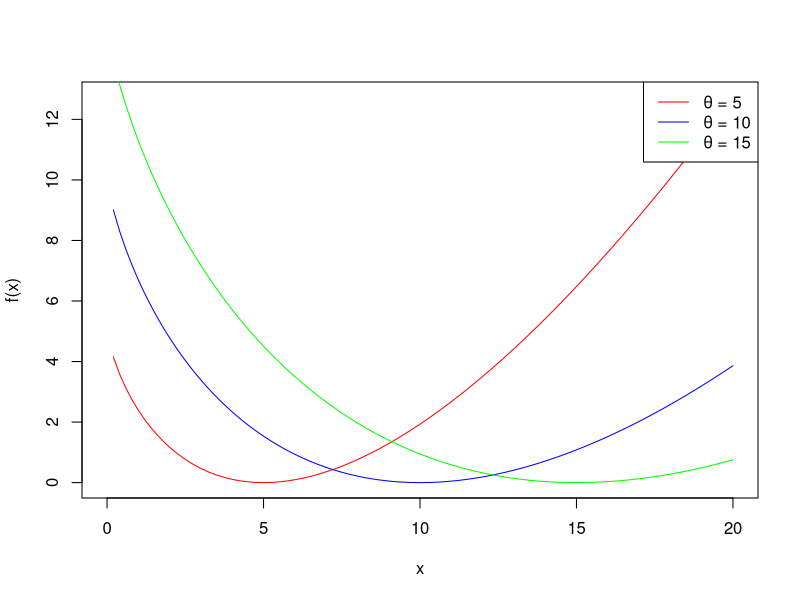
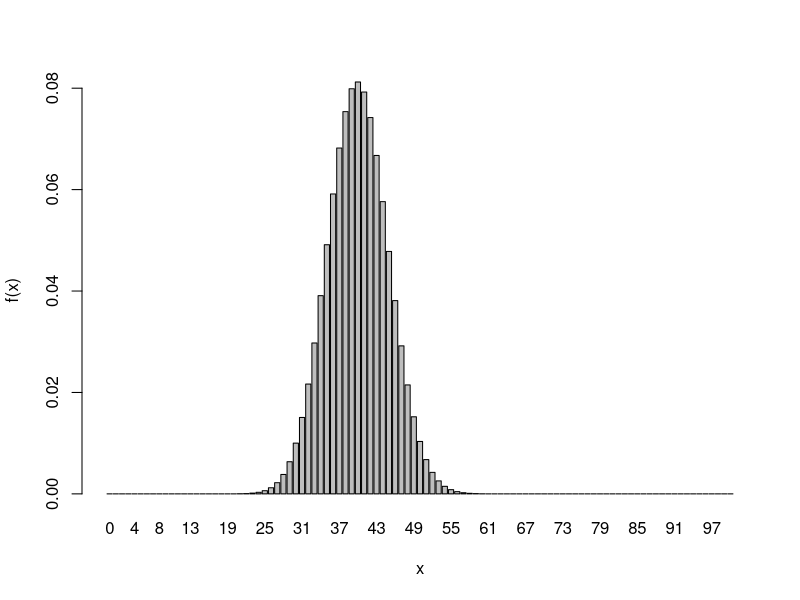
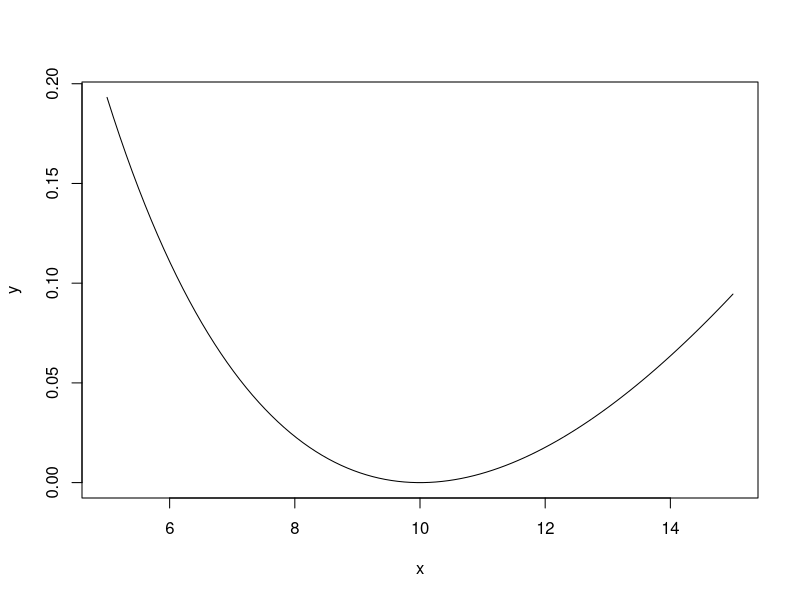

The R source for these figures, in order:
# Considere a função f(x;θ) = (x * log(x/θ) − x + θ)
# Implemente a função e desenhe seu gráfico com θ=10

x <- seq(0, 20, l = 100)
fx <- function(x, theta) {
  out <- x * log(x / theta) - x + theta
  return(out)
}
thetas <- c(5, 10, 15)
colors <- c("red", "blue", "green")
y <- fx(x = x, theta = thetas[1])
plot(x, y, type = "l", col = colors[1], xlab = "x", ylab = "f(x)")

for (i in 2:length(thetas)) {
  y <- fx(x = x, theta = thetas[i])
  lines(x, y, col = colors[i])
}

legend("topright", legend = paste("θ =", thetas), col = colors, lty = 1)

# Considere a função f(x;θ)=(100/x)exp{x*log(θ/1−θ)+100log(1−θ)}
# Implemente a função e desenhe seu gráfico considerando θ=0.40
x <- 0:100
fx <- function(x, theta) {
  out <- choose(n = 100, k = x) * exp(x * log(theta / (1 - theta)) + 100 * log(1 - theta)) # nolint
  return(out)
}
y <- fx(x = x, theta = 0.4)
barplot(y, names.arg = x, xlab = "x", ylab = "f(x)")

# Considere a função f(x;θ) = ∑ni=1 (xi/θ−log{xi/θ}−1)
# Implemente a função e desenhe seu gráfico considerando θ=10
x <- seq(5, 15, l = 100)
fx <- function(x, theta) {
  out <- (x / theta) - log(x / theta) - 1
  return(out)
}
y <- fx(x = x, theta = 10)
plot(y ~ x, type = "l")
